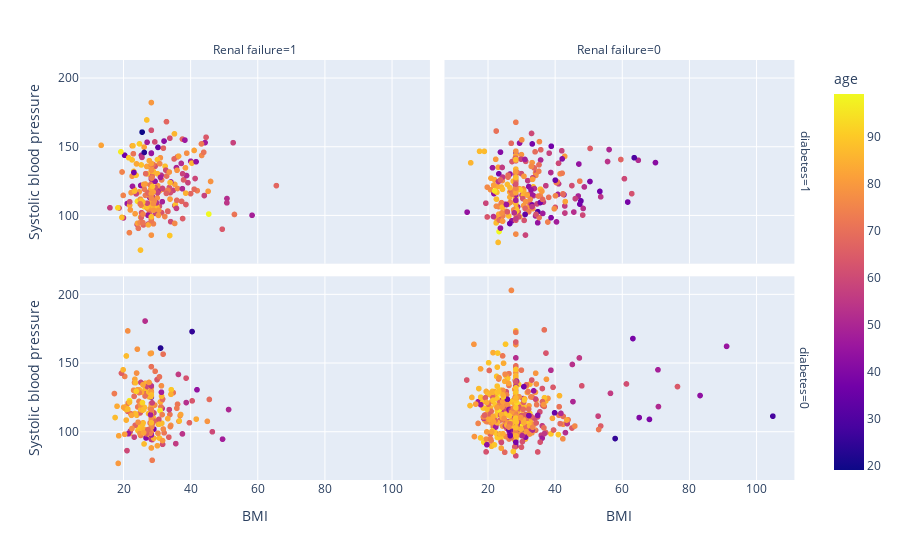

Notebook code for this chart:
### Code cell
# More number of renal failure has occurred when BMI is in the range of 25-30, also the person is more likely to have diabetes if he / she is falling in this range
fig2 = px.scatter(df, x="BMI",y="Systolic blood pressure", color="age", facet_col="Renal failure", facet_row="diabetes")
fig2.show()

### Figure 1 — Plotly figure (JSON) as saved in the notebook; plotly's stock layout.template omitted (floating-point values rounded to 4 significant figures; data arrays with more than 128 entries replaced by an {"elided": "..."} marker saying what was removed)
{"data": [{"hovertemplate": "diabetes=1<br>Renal failure=1<br>BMI=%{x}<br>Systolic blood pressure=%{y}<br>age=%{marker.color}<extra></extra>", "legendgroup": "", "marker": {"color": {"elided": "234 int values"}, "coloraxis": "coloraxis", "symbol": "circle"}, "mode": "markers", "name": "", "showlegend": false, "type": "scattergl", "x": {"elided": "234 float values"}, "xaxis": "x3", "y": {"elided": "234 float values"}, "yaxis": "y3"}, {"hovertemplate": "diabetes=1<br>Renal failure=0<br>BMI=%{x}<br>Systolic blood pressure=%{y}<br>age=%{marker.color}<extra></extra>", "legendgroup": "", "marker": {"color": {"elided": "262 int values"}, "coloraxis": "coloraxis", "symbol": "circle"}, "mode": "markers", "name": "", "showlegend": false, "type": "scattergl", "x": {"elided": "262 float values"}, "xaxis": "x4", "y": {"elided": "262 float values"}, "yaxis": "y4"}, {"hovertemplate": "diabetes=0<br>Renal failure=1<br>BMI=%{x}<br>Systolic blood pressure=%{y}<br>age=%{marker.color}<extra></extra>", "legendgroup": "", "marker": {"color": {"elided": "196 int values"}, "coloraxis": "coloraxis", "symbol": "circle"}, "mode": "markers", "name": "", "showlegend": false, "type": "scattergl", "x": {"elided": "196 float values"}, "xaxis": "x", "y": {"elided": "196 float values"}, "yaxis": "y"}, {"hovertemplate": "diabetes=0<br>Renal failure=0<br>BMI=%{x}<br>Systolic blood pressure=%{y}<br>age=%{marker.color}<extra></extra>", "legendgroup": "", "marker": {"color": {"elided": "485 int values"}, "coloraxis": "coloraxis", "symbol": "circle"}, "mode": "markers", "name": "", "showlegend": false, "type": "scattergl", "x": {"elided": "485 float values"}, "xaxis": "x2", "y": {"elided": "485 float values"}, "yaxis": "y2"}], "layout": {"annotations": [{"font": {}, "showarrow": false, "text": "Renal failure=1", "x": 0.24, "xanchor": "center", "xref": "paper", "y": 1, "yanchor": "bottom", "yref": "paper"}, {"font": {}, "showarrow": false, "text": "Renal failure=0", "x": 0.74, "xanchor": "center", "xref": "paper", "y": 1, "yanchor": "bottom", "yref": "paper"}, {"font": {}, "showarrow": false, "text": "diabetes=0", "textangle": 90, "x": 0.98, "xanchor": "left", "xref": "paper", "y": 0.2425, "yanchor": "middle", "yref": "paper"}, {"font": {}, "showarrow": false, "text": "diabetes=1", "textangle": 90, "x": 0.98, "xanchor": "left", "xref": "paper", "y": 0.7575, "yanchor": "middle", "yref": "paper"}], "coloraxis": {"colorbar": {"title": {"text": "age"}}, "colorscale": [[0, "#0d0887"], [0.1111, "#46039f"], [0.2222, "#7201a8"], [0.3333, "#9c179e"], [0.4444, "#bd3786"], [0.5556, "#d8576b"], [0.6667, "#ed7953"], [0.7778, "#fb9f3a"], [0.8889, "#fdca26"], [1, "#f0f921"]]}, "legend": {"tracegroupgap": 0}, "margin": {"t": 60}, "xaxis": {"anchor": "y", "domain": [0, 0.48], "title": {"text": "BMI"}}, "xaxis2": {"anchor": "y2", "domain": [0.5, 0.98], "matches": "x", "title": {"text": "BMI"}}, "xaxis3": {"anchor": "y3", "domain": [0, 0.48], "matches": "x", "showticklabels": false}, "xaxis4": {"anchor": "y4", "domain": [0.5, 0.98], "matches": "x", "showticklabels": false}, "yaxis": {"anchor": "x", "domain": [0, 0.485], "title": {"text": "Systolic blood pressure"}}, "yaxis2": {"anchor": "x2", "domain": [0, 0.485], "matches": "y", "showticklabels": false}, "yaxis3": {"anchor": "x3", "domain": [0.515, 1], "matches": "y", "title": {"text": "Systolic blood pressure"}}, "yaxis4": {"anchor": "x4", "domain": [0.515, 1], "matches": "y", "showticklabels": false}}}
